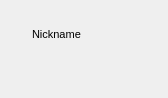
<ui version="4.0" >
 <author></author>
 <comment></comment>
 <exportmacro></exportmacro>
 <class>Form</class>
 <widget class="QWidget" name="Form" >
  <property name="geometry" >
   <rect>
    <x>0</x>
    <y>0</y>
    <width>168</width>
    <height>98</height>
   </rect>
  </property>
  <property name="windowTitle" >
   <string>Form</string>
  </property>
  <layout class="QGridLayout" >
   <property name="margin" >
    <number>0</number>
   </property>
   <property name="spacing" >
    <number>6</number>
   </property>
   <item row="0" column="0" >
    <layout class="QVBoxLayout" >
     <property name="margin" >
      <number>0</number>
     </property>
     <property name="spacing" >
      <number>6</number>
     </property>
     <item>
      <layout class="QHBoxLayout" >
       <property name="margin" >
        <number>0</number>
       </property>
       <property name="spacing" >
        <number>6</number>
       </property>
       <item>
        <widget class="QLabel" name="statusLabel" >
         <property name="text" >
          <string/>
         </property>
         <property name="pixmap" >
          <pixmap resource="../wengophone.qrc" >:/pics/status/online.png</pixmap>
         </property>
        </widget>
       </item>
       <item>
        <widget class="QLabel" name="nickNameLabel" >
         <property name="text" >
          <string>&lt;html>&lt;head>&lt;meta name="qrichtext" content="1" />&lt;/head>&lt;body style=" white-space: pre-wrap; font-family:MS Shell Dlg; font-size:8.25pt; font-weight:400; font-style:normal; text-decoration:none;">&lt;p style=" margin-top:0px; margin-bottom:0px; margin-left:0px; margin-right:0px; -qt-block-indent:0; text-indent:0px; font-size:8pt;">Nickname&lt;/p>&lt;/body>&lt;/html></string>
         </property>
        </widget>
       </item>
      </layout>
     </item>
     <item>
      <widget class="QPushButton" name="callButton" >
       <property name="text" >
        <string/>
       </property>
       <property name="icon" >
        <iconset resource="../wengophone.qrc" >:/pics/call_button.png</iconset>
       </property>
       <property name="iconSize" >
        <size>
         <width>22</width>
         <height>22</height>
        </size>
       </property>
       <property name="flat" >
        <bool>true</bool>
       </property>
      </widget>
     </item>
    </layout>
   </item>
   <item row="0" column="1" >
    <widget class="QLabel" name="avatarLabel" >
     <property name="text" >
      <string/>
     </property>
     <property name="pixmap" >
      <pixmap resource="../wengophone.qrc" >:/pics/contact_picture.png</pixmap>
     </property>
    </widget>
   </item>
  </layout>
 </widget>
 <pixmapfunction></pixmapfunction>
 <resources>
  <include location="../wengophone.qrc" />
 </resources>
 <connections/>
</ui>
